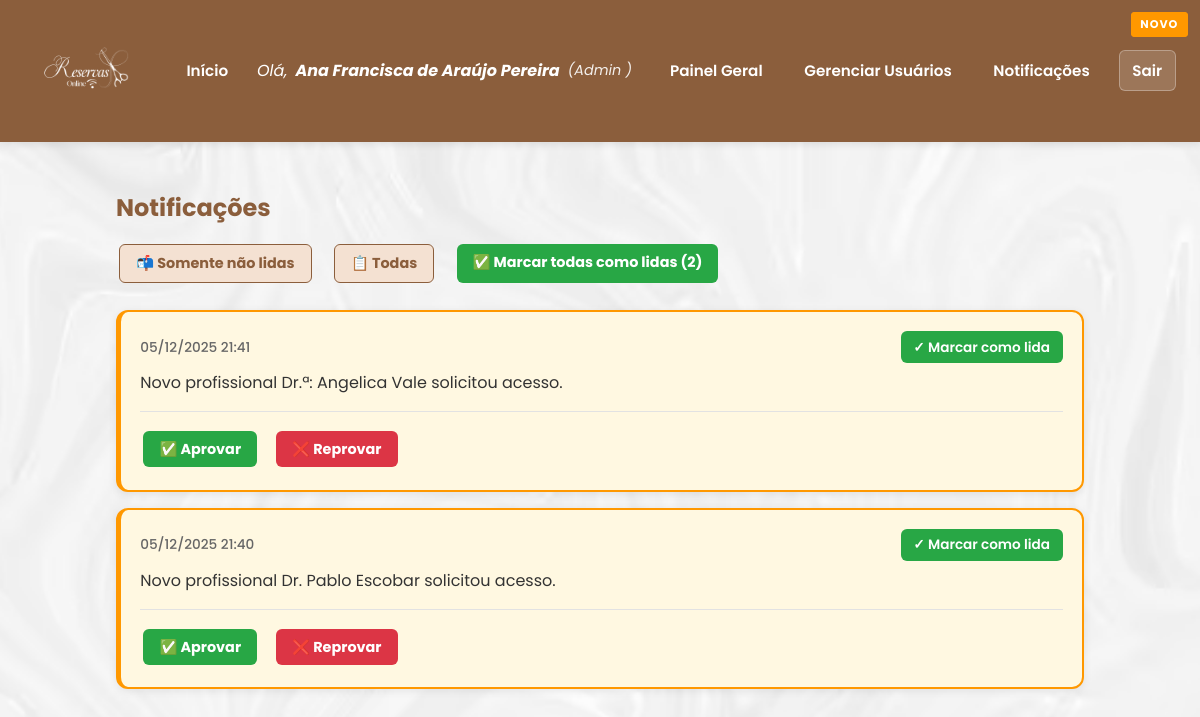
The app's page /notificacoes (signed in), older data.
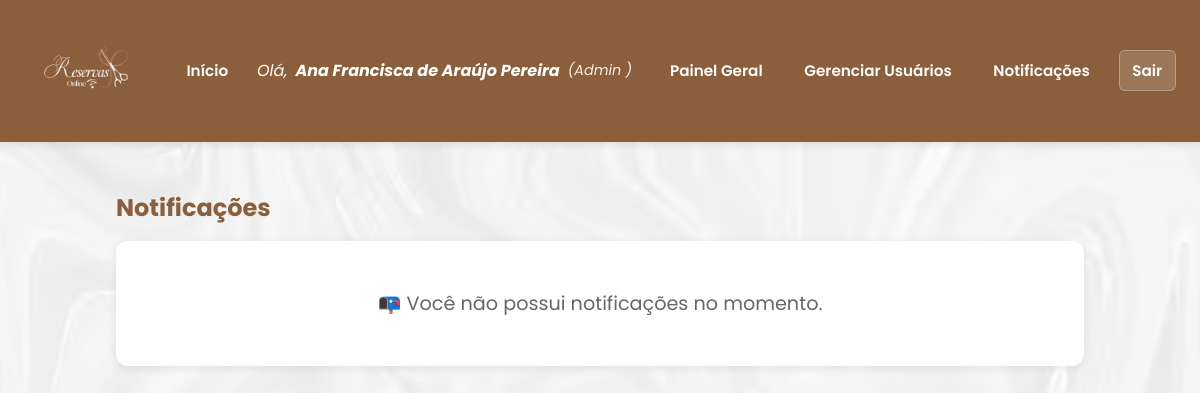
The same page, newer data.
### models.py (models this page shows)
class Notificacao(db.Model):
    __tablename__ = 'tb_notificacoes'
    id = db.Column('not_id', db.Integer, primary_key=True)
    user_id = db.Column(
        'not_usu_id',
        db.Integer,
        db.ForeignKey('tb_usuarios.usu_id'),
        nullable=False
    )
    mensagem = db.Column('not_mensagem', db.String(500), nullable=False)
    lida = db.Column('not_lida', db.Boolean, default=False)
    criado_em = db.Column('not_criado_em', db.DateTime, default=datetime.utcnow)
    tipo = db.Column('not_tipo', db.String(50))      # 'pedido_admin', 'pedido_profissional', etc.
    alvo_id = db.Column('not_alvo_id', db.Integer)   # id do usuário que será aprovado/reprovado
    user = db.relationship('User', back_populates='notificacoes')

### app.py (the view)
@app.route('/notificacoes')
@exige_login
def notificacoes():
    u = current_user()
    filtro = request.args.get("filtro", "todas")
    query = Notificacao.query.filter_by(user_id=u.id).order_by(Notificacao.criado_em.desc())
    if filtro == "nao_lidas":
        query = query.filter_by(lida=False)
    notifs = query.all()
    nao_lidas_count = sum(1 for n in notifs if not n.lida)
    return render_template('notificacoes.html', user=u, notificacoes=notifs, nao_lidas_count=nao_lidas_count)

### app.py (called while the page is built)
def current_user():
    uid = session.get('user_id')
    if not uid:
        return None
    return User.query.get(uid)

def exige_login(func):
    from functools import wraps
    @wraps(func)
    def wrapper(*args, **kwargs):
        if not current_user():
            return redirect(url_for('index'))
        return func(*args, **kwargs)
    return wrapper

### templates/notificacoes.html (shortened to what this page needs)
{% extends "base.html" %}
{% block content %}
  <div class="container">
    <h2>Notificações</h2>
    {% if notificacoes %}
      <div class="notificacoes-filtros">
        <a href="?filtro=nao_lidas" class="btn btn-secundario">📬 Somente não lidas</a>
        <a href="?filtro=todas" class="btn btn-secundario">📋 Todas</a>
        {% if nao_lidas_count > 0 %}
          <a href="{{ url_for('marcar_todas_lidas') }}" class="btn btn-success"
             onclick="return confirm('Marcar todas as {{ nao_lidas_count }} notificação(ões) não lida(s) como lidas?');">
            ✅ Marcar todas como lidas ({{ nao_lidas_count }})
          </a>
        {% endif %}
      </div>
      <ul class="notificacoes-lista">
      {% for n in notificacoes %}
        <li class="notificacao-item {% if not n.lida %}nao-lida{% endif %}">
          <div class="notificacao-conteudo">
            <div class="notificacao-header">
              <div class="notificacao-data">{{ n.criado_em.strftime('%d/%m/%Y %H:%M') }}</div>
              {% if not n.lida %}
                <a href="{{ url_for('marcar_lida', notif_id=n.id) }}"
                   class="btn-marcar-lida"
                   title="Marcar como lida">
                  ✓ Marcar como lida
                </a>
              {% else %}
                <span class="notificacao-lida-badge">✓ Lida</span>
              {% endif %}
            </div>
            <div class="notificacao-mensagem">{{ n.mensagem }}</div>
            {% if user.perfil == 'admin' and n.tipo == 'pedido_admin' %}
              <div class="notificacao-acoes">
                <a href="{{ url_for('aprovar_admin', user_id=n.alvo_id) }}" class="btn btn-success">✅ Aprovar</a>
                <a href="{{ url_for('reprovar_admin', user_id=n.alvo_id) }}" class="btn btn-danger">❌ Reprovar</a>
              </div>
            {% elif user.perfil == 'admin' and n.tipo == 'pedido_profissional' %}
              <div class="notificacao-acoes">
                <a href="{{ url_for('aprovar_profissional', user_id=n.alvo_id) }}" class="btn btn-success">✅ Aprovar</a>
                <a href="{{ url_for('reprovar_profissional', user_id=n.alvo_id) }}" class="btn btn-danger">❌ Reprovar</a>
              </div>
            {% endif %}
          </div>
        </li>
      {% endfor %}
      </ul>
    {% else %}
      <div class="sem-notificacoes">
        <p>📭 Você não possui notificações no momento.</p>
      </div>
    {% endif %}
  </div>
{% endblock %}

Row changes from the older to the newer data that the page shows:
removed Notificacao: criado_em "05/12/2025 21:41", mensagem "Novo profissional Dr.ª: Angelica Vale solicitou acesso."
removed Notificacao: criado_em "05/12/2025 21:40", mensagem "Novo profissional Dr. Pablo Escobar solicitou acesso."
Text that changed along with them:
{{ nao_lidas_count }}: "2" → (not shown)
text no longer shown: "📬 Somente não lidas 📋 Todas ✅ Marcar todas como lidas ( )"
text now shown: "📭 Você não possui notificações no momento."
